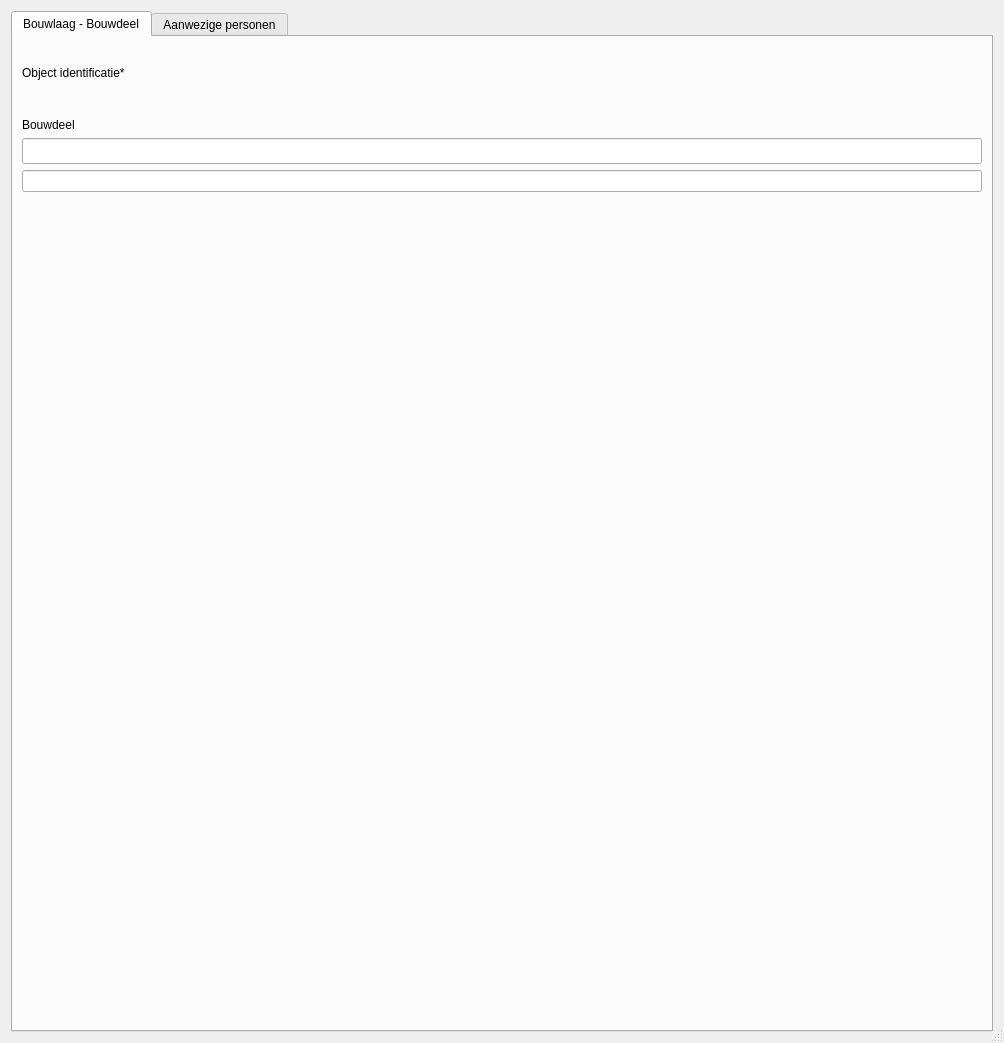
<?xml version="1.0" encoding="UTF-8"?>
<ui version="4.0">
 <class>pand_id_2</class>
 <widget class="QDialog" name="pand_id_2">
  <property name="geometry">
   <rect>
    <x>0</x>
    <y>0</y>
    <width>1004</width>
    <height>1043</height>
   </rect>
  </property>
  <property name="windowTitle">
   <string>Dialog</string>
  </property>
  <property name="autoFillBackground">
   <bool>false</bool>
  </property>
  <property name="sizeGripEnabled">
   <bool>true</bool>
  </property>
  <layout class="QVBoxLayout" name="verticalLayout">
   <item>
    <widget class="QTabWidget" name="bouwlagen">
     <property name="sizePolicy">
      <sizepolicy hsizetype="Preferred" vsizetype="Preferred">
       <horstretch>0</horstretch>
       <verstretch>0</verstretch>
      </sizepolicy>
     </property>
     <property name="autoFillBackground">
      <bool>true</bool>
     </property>
     <property name="currentIndex">
      <number>0</number>
     </property>
     <property name="documentMode">
      <bool>false</bool>
     </property>
     <widget class="QWidget" name="Objectgegevens">
      <attribute name="title">
       <string>Bouwlaag - Bouwdeel</string>
      </attribute>
      <layout class="QVBoxLayout" name="verticalLayout_2">
       <item>
        <widget class="QLabel" name="label_pic">
         <property name="text">
          <string/>
         </property>
         <property name="pixmap">
          <pixmap>Verdiepingen_klein.png</pixmap>
         </property>
        </widget>
       </item>
       <item>
        <widget class="QLabel" name="label_15">
         <property name="text">
          <string>Object identificatie*</string>
         </property>
        </widget>
       </item>
       <item>
        <widget class="QgsRelationReferenceWidget" name="pand_id" native="true">
         <property name="sizePolicy">
          <sizepolicy hsizetype="Preferred" vsizetype="Preferred">
           <horstretch>0</horstretch>
           <verstretch>0</verstretch>
          </sizepolicy>
         </property>
         <property name="minimumSize">
          <size>
           <width>0</width>
           <height>26</height>
          </size>
         </property>
         <property name="whatsThis">
          <string/>
         </property>
        </widget>
       </item>
       <item>
        <widget class="QLabel" name="label_2">
         <property name="text">
          <string>Bouwdeel</string>
         </property>
        </widget>
       </item>
       <item>
        <widget class="QLineEdit" name="bouwdeel">
         <property name="minimumSize">
          <size>
           <width>0</width>
           <height>26</height>
          </size>
         </property>
         <property name="font">
          <font>
           <weight>50</weight>
           <bold>false</bold>
          </font>
         </property>
        </widget>
       </item>
       <item>
        <widget class="QLineEdit" name="bouwlaag"/>
       </item>
       <item>
        <spacer name="verticalSpacer">
         <property name="orientation">
          <enum>Qt::Vertical</enum>
         </property>
         <property name="sizeHint" stdset="0">
          <size>
           <width>20</width>
           <height>529</height>
          </size>
         </property>
        </spacer>
       </item>
      </layout>
      <zorder>label_15</zorder>
      <zorder>bouwdeel</zorder>
      <zorder>pand_id</zorder>
      <zorder>label_2</zorder>
      <zorder>label_pic</zorder>
      <zorder>verticalSpacer</zorder>
      <zorder>bouwlaag</zorder>
     </widget>
     <widget class="QWidget" name="aanwezige_personen">
      <attribute name="title">
       <string>Aanwezige personen</string>
      </attribute>
      <widget class="QgsRelationEditorWidget" name="objectawp_id_2">
       <property name="enabled">
        <bool>true</bool>
       </property>
       <property name="geometry">
        <rect>
         <x>6</x>
         <y>6</y>
         <width>1121</width>
         <height>1001</height>
        </rect>
       </property>
       <property name="qgisRelation" stdset="0">
        <string notr="true">aanwezig_bouwlaag_rel</string>
       </property>
      </widget>
     </widget>
    </widget>
   </item>
  </layout>
 </widget>
 <customwidgets>
  <customwidget>
   <class>QgsRelationReferenceWidget</class>
   <extends>QWidget</extends>
   <header>qgsrelationreferencewidget.h</header>
  </customwidget>
  <customwidget>
   <class>QgsCollapsibleGroupBox</class>
   <extends>QGroupBox</extends>
   <header>qgscollapsiblegroupbox.h</header>
   <container>1</container>
  </customwidget>
  <customwidget>
   <class>QgsRelationEditorWidget</class>
   <extends>QgsCollapsibleGroupBox</extends>
   <header>qgsrelationeditorwidget.h</header>
   <container>1</container>
  </customwidget>
 </customwidgets>
 <resources>
  <include location="image.qrc"/>
 </resources>
 <connections/>
</ui>
